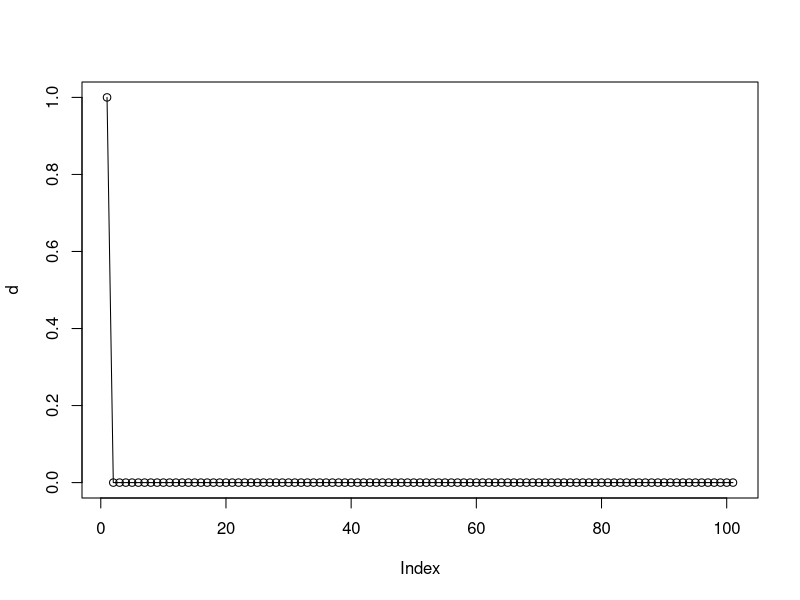
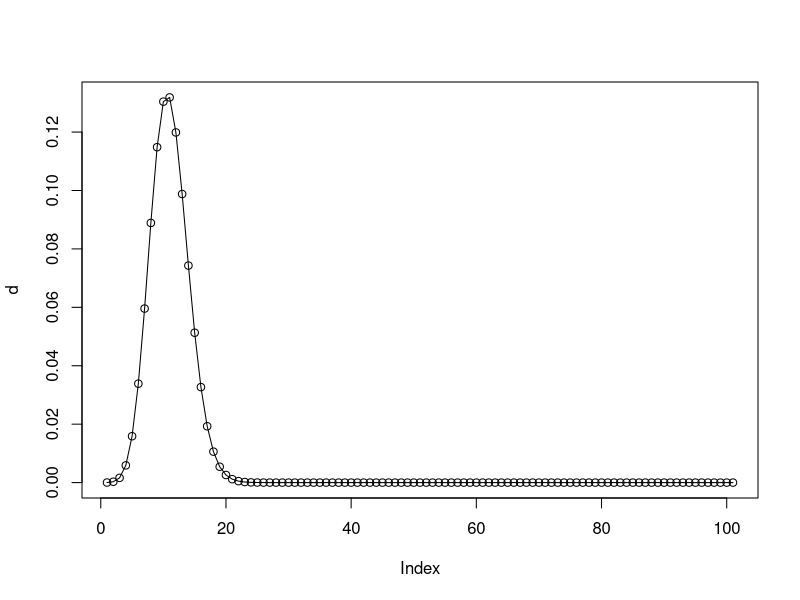
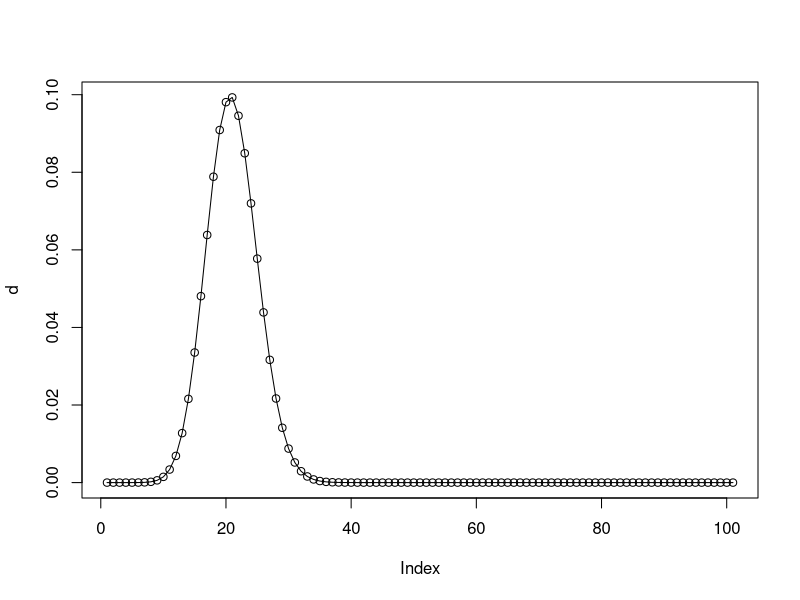
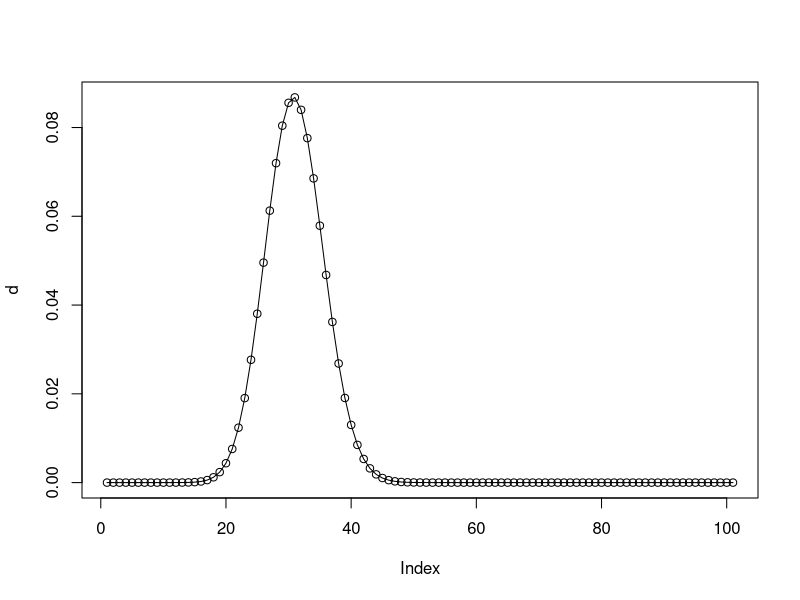
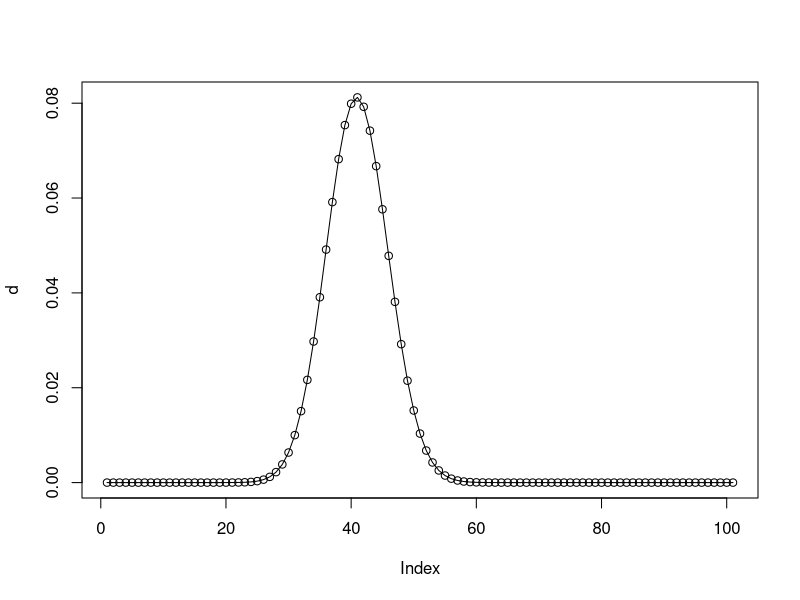
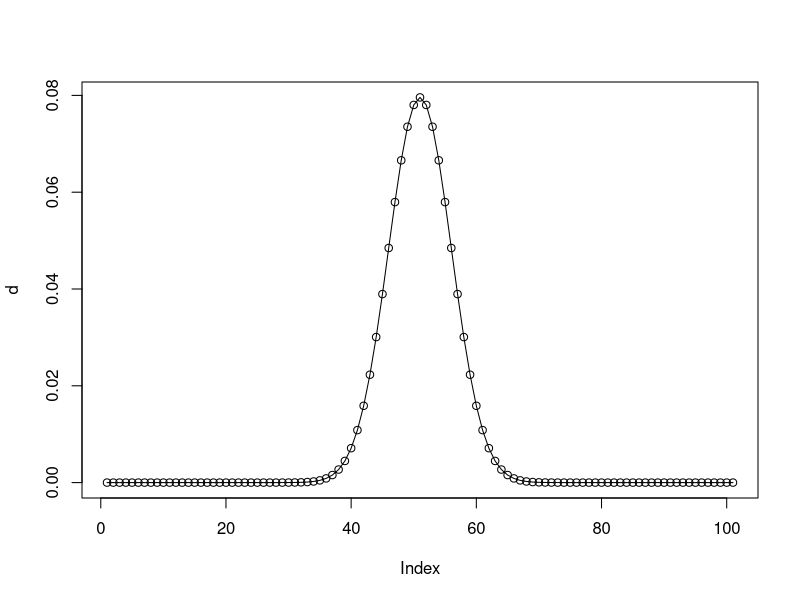
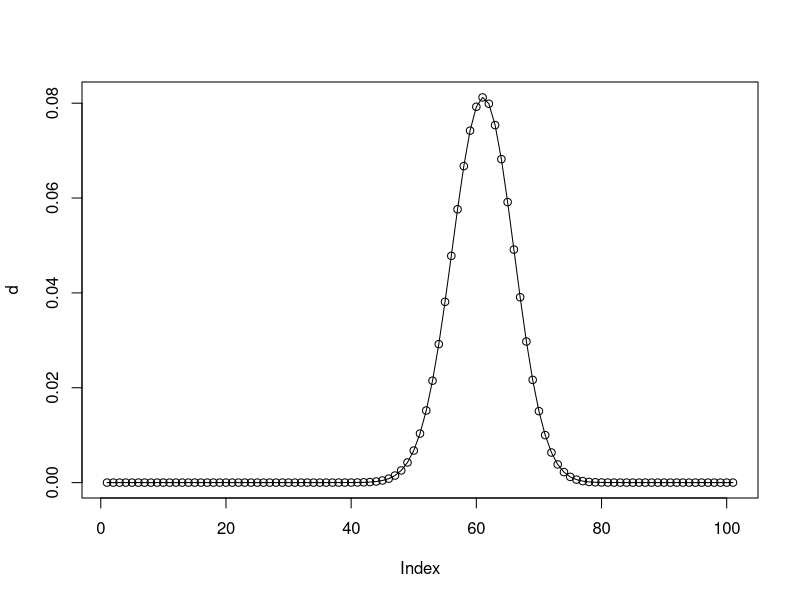
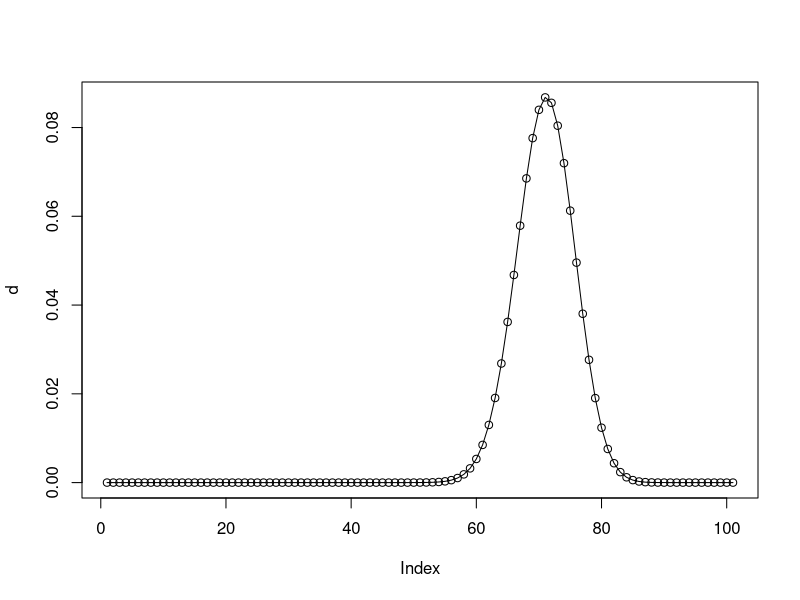

Source code (R) for these figures, in order:
library(ggplot2)

# A Sample Survey plots
for(theta in c(0:10)/10){
    d=dbinom(c(0:100),100,theta)
    plot(d)
    lines(d)
}

# To calculate p(theta | data) on 0.0,0.1,...,1.0
thetas=c(0:10)/10
p_thetas=(function(theta){theta^57*(1-theta)^43/sum((function(theta){theta^57*(1-theta)^43})(thetas))})(thetas)

pdf(file="figure1.pdf", height=3, width=4)

plot(thetas,p_thetas)

dev.off()

pdf(file="figure2.pdf", height=3, width=4)

plot(c(1:100)/100,dbeta(c(1:100)/100,1+57,1+100-57))

dev.off()

num_samples=5000
theta1=rbeta(num_samples,1+57,1+100-57)
theta2=rbeta(num_samples,1+30,1+50-30)
x=table(theta1<theta2)
print(c("theta1<theta2",x[2]/num_samples))

#Sensitivity Analysis

print("Sensitivity Analysis")
theta_0=c(1:9)/10
n_0=c(1:32)
rowcount=length(theta_0)*length(n_0)
result=data.frame(theta=rep(NA,rowcount),n=rep(NA,rowcount),a=rep(NA,rowcount),b=rep(NA,rowcount),p=rep(NA,rowcount))

print(length(theta_0))
print(length(n_0))
num=1
for(i in 1:length(theta_0)){
    for(j in 1:length(n_0)){
        theta=theta_0[i]
	n=n_0[j]
	a=theta*n
	b=(1-theta)*n
	p=pbeta(c(1,0.5),a+57,b+100-57)
	result[num,]=c(theta,n,a,b,p[1]-p[2])
	num=num+1
    }
}
print(result)

library(ggplot2)
pdf(file="figure3.pdf", height=3, width=6)
ggplot(result,aes(theta,n,fill=p))+geom_tile()+labs(title="Probability of Theta>0.5 for Different Priors")
dev.off()

#Count Data
yA=c(12,9,12,14,13,13,15,8,15,6)
yB=c(11,11,10,9,9,8,7,10,6,8,8,9,7)

stats<-function(alpha,beta){
    print(c(alpha,beta,alpha/beta,alpha/beta/beta,qgamma(c(0.025,0.975),alpha,beta)))
}
#Posteriors
alphaA=120+sum(yA)
betaA=10+length(yA)
stats(alphaA,betaA)
alphaB=12+sum(yB)
betaB=1+length(yB)
stats(alphaB,betaB)

# Sensitivity of the posterior for B to other priors

n0=c(1:50)
for(n in n0){
    alpha=(12*n)+sum(yB)
    beta=n+length(yB)
    x=c(1:200)/10
    y=dgamma(x,alpha,beta)
    y_a=dgamma(x,alphaA,betaA)
    plot(x,y)
    points(x,y_a,col="red")
    #print(c(n,alpha,beta,alpha/beta,alpha/beta/beta,qgamma(c(0.025,0.975),alpha,beta)))
    
}

# Model checking
poissoncheck=function(data,prior_alpha,prior_beta){
    alpha=prior_alpha+sum(data)
    beta=prior_beta+length(data)

    t.mc<-NULL
    for(s in 1:10000){
        theta1<-rgamma(1,alpha,beta)
        y1.mc<-rpois(10,theta1)
        t.mc<-c(t.mc,mean(y1.mc)/sd(y1.mc))
    }
    t.mc=sort(t.mc)

    print(mean(data)/sd(data))
    quantile(t.mc,probs=seq(0,1,0.05))

}

poissoncheck(yA,120,10)
poissoncheck(yB,12,1)

#Probability of Differenceapproximately
thetaA=rgamma(10000,alphaA,betaA)
thetaB=rgamma(10000,alphaB,betaB)
table(thetaA>thetaB)

#Differences in Members of Population

t.mc<-NULL
for(s in 1:10000){
    thetaA=rgamma(1,alphaA,betaA)
    thetaB=rgamma(1,alphaB,betaB)
    t.mc<-c(t.mc,rpois(1,thetaA)>rpois(1,thetaB))
}
table(t.mc)

#Independence of the Two Distributions
